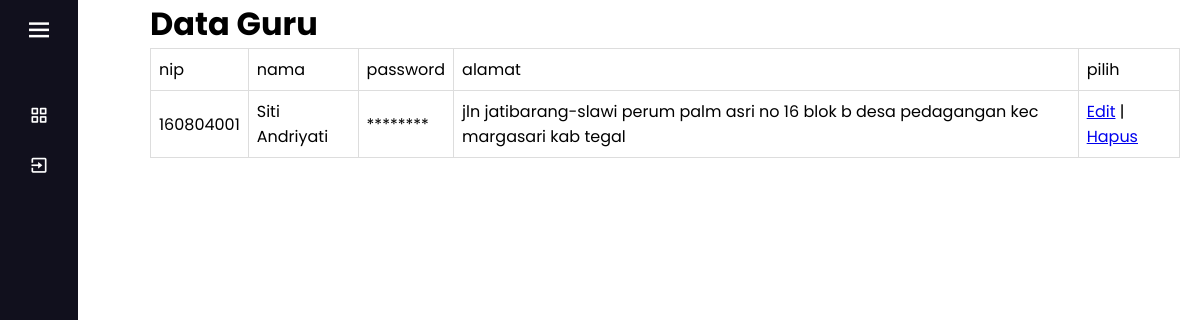
The page /guru (signed in) on the database its author committed.
### application/models.py (models this page shows)
class GURU(UserMixin, db.Model):
    NIP = db.Column(db.String(100), primary_key=True) # primary keys are required by SQLAlchemy
    Nama = db.Column(db.String(100))
    Password = db.Column(db.String(100))
    role = db.Column(db.String(100),default='guru')
    Alamat = db.Column(db.String(1000))
    Token = db.Column(db.String(1000))

### application/main.py (the view)
@main.route('/guru')
@roles_required('admin')
def guru():
    guru= GURU.query.all()
    return render_template("dashboard/data_guru.html", guru=guru,name=current_user.nama)

### application/__init__.py (called while the page is built)
@login_manager.user_loader
def load_user(user_id):
        return ADMIN.query.get(int(user_id))

### application/main.py (called while the page is built)
def roles_required(*role_names):
    def decorator(original_route):
        @wraps(original_route)
        def decorated_route(*args, **kwargs):
            if not current_user.is_authenticated:
                print('The user is not authenticated.')
                return redirect(url_for('main.login'))
            print(current_user.role)
            print(role_names)
            if not current_user.role in role_names:
                print('The user does not have this role.')
                return redirect(url_for('main.login'))
            else:
                print('The user is in this role.')
                return original_route(*args, **kwargs)
        return decorated_route
    return decorator

### application/templates/dashboard/data_guru.html (shortened to what this page needs)
{% include 'dashboard/nav.html' %}
{% block content %}
<div class="container" style="margin-left: 150px;margin-right: 20px;">
    <div class="starter-template">
        <h1>Data Guru</h1>
        <table class="table table-striped">
            <thead>
                <tr>
                    <td>nip</td>
                    <td>nama</td>
                    <td>password</td>
                    <td>alamat</td>
                    <td>pilih</td>
                </tr>
            </thead>
            <tbody>
                {% for row in guru %}
                <tr>
                    <td>{{ row.NIP }}</td>
                    <td>{{ row.Nama }}</td>
                    <td>********</td>
                    <td>{{ row.Alamat }}</td></a>
                    <td><a href="/formupdate/{{row.NIP}}">Edit</a> | <a href="/deleteguru/{{row.NIP}}">Hapus</a>
                    </td>
                </tr>
                {% else %}
                <tr>
                    <td colspan="2">tidak ada data</td>
                </tr>
                {% endfor %}
            </tbody>
        </table>
    </div>
</div>
{% endblock %}

### application/static/css/header.css (style rules this page uses)
* { margin: 0; padding: 0; box-sizing: border-box; font-family: 'Poppins', sans-serif; }

### application/templates/dashboard/nav.html (style rules this page uses)
table { font-family: arial, sans-serif; border-collapse: collapse; width: 100%; }
td, th { border: 1px solid #dddddd; text-align: left; padding: 8px; }

### rows shown on the page
GURU: NIP "160804001", Nama "Siti Andriyati", Alamat "jln jatibarang-slawi perum palm asri no 16 blok b desa pedagangan kec margasari kab tegal"
